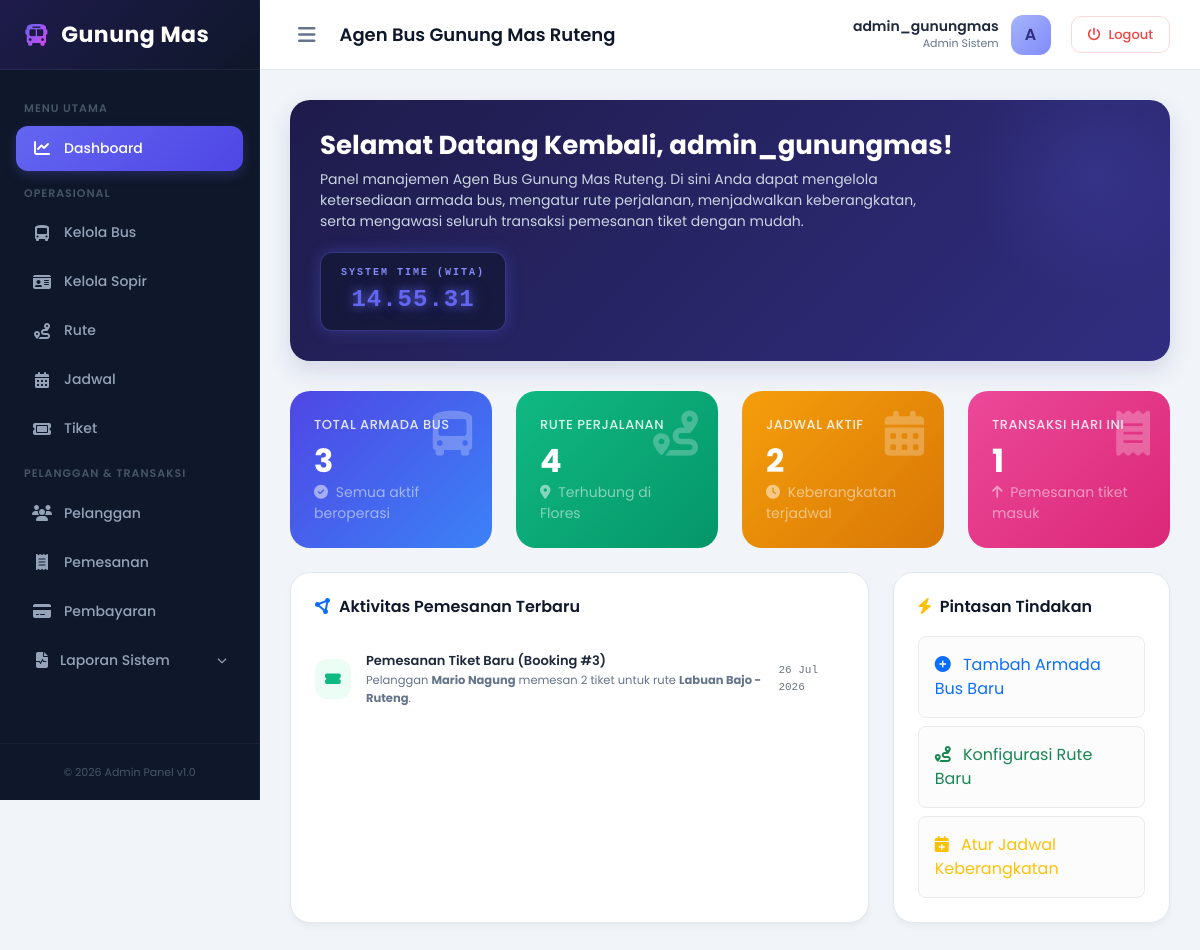
The app's page /dashboard/ (signed in) with its own data.
### core/models.py (models this page shows, shortened)
class Pemesanan(models.Model):
    id_pemesanan = models.AutoField(primary_key=True)
    pelanggan = models.ForeignKey(Pelanggan, on_delete=models.CASCADE, db_column='id_pelanggan')
    tiket = models.ForeignKey(Tiket, on_delete=models.CASCADE, db_column='id_tiket')
    tanggal_pesan = models.DateField(auto_now_add=True)
    jumlah_tiket = models.IntegerField(default=1)
    bagasi = models.IntegerField(default=0) # Berat dalam Kg atau status bagasi
    nomor_kursi = models.CharField(max_length=50, blank=True, null=True)

class Pelanggan(models.Model):
    id_pelanggan = models.AutoField(primary_key=True)
    nama_pelanggan = models.CharField(max_length=100)
    jenis_kelamin = models.CharField(max_length=15)
    alamat = models.TextField()
    nomor_telpon = models.CharField(max_length=15)
    email = models.EmailField(max_length=100, unique=True, null=True, blank=True)
    password = models.CharField(max_length=255, null=True, blank=True)

class Tiket(models.Model):
    id_tiket = models.AutoField(primary_key=True)
    jadwal = models.ForeignKey(Jadwal, on_delete=models.CASCADE, db_column='id_jadwal')
    harga_tiket = models.DecimalField(max_digits=10, decimal_places=0) # Contoh: 180000
    status = models.CharField(max_length=20, default='Tersedia') # Tersedia, Habis

class Jadwal(models.Model):
    id_jadwal = models.AutoField(primary_key=True)
    bus = models.ForeignKey(Bus, on_delete=models.CASCADE, db_column='id_bus')
    rute = models.ForeignKey(Rute, on_delete=models.CASCADE, db_column='id_rute')
    tanggal_berangkat = models.DateField()
    jam_berangkat = models.TimeField()
    jam_tiba = models.TimeField()

class Rute(models.Model):
    id_rute = models.AutoField(primary_key=True)
    kota_asal = models.CharField(max_length=50)
    kota_tujuan = models.CharField(max_length=50)
    jarak = models.CharField(max_length=20, blank=True, null=True)

### core/views.py (the view)
# urls.py: path('dashboard/', views.dashboard_view, name='dashboard'),
def dashboard_view(request):
    if 'admin_id' not in request.session:
        messages.error(request, "Silakan login terlebih dahulu!")
        return redirect('login')
    import datetime
    total_bus = Bus.objects.count()
    total_rute = Rute.objects.count()
    total_jadwal = Jadwal.objects.count()
    total_pemesanan_hari_ini = Pemesanan.objects.filter(tanggal_pesan=datetime.date.today()).count()
    pemesanan_terbaru = Pemesanan.objects.all().select_related('pelanggan', 'tiket__jadwal__rute', 'tiket__jadwal__bus').order_by('-id_pemesanan')[:5]
    context = {
        'username': request.session.get('admin_username'),
        'total_bus': total_bus,
        'total_rute': total_rute,
        'total_jadwal': total_jadwal,
        'total_pemesanan_hari_ini': total_pemesanan_hari_ini,
        'pemesanan_terbaru': pemesanan_terbaru,
    }
    return render(request, 'core/dashboard.html', context)

### core/templates/core/dashboard.html (shortened to what this page needs)
{% extends 'core/base_dashboard.html' %}
{% load humanize %}
{% block content %}
<div class="welcome-banner">
    <div>
        <h2 class="welcome-title">Selamat Datang Kembali, {% if request.session.admin_username %}{{ request.session.admin_username }}{% else %}Admin{% endif %}!</h2>
        <p class="welcome-text">
            Panel manajemen Agen Bus Gunung Mas Ruteng. Di sini Anda dapat mengelola ketersediaan armada bus, mengatur rute perjalanan, menjadwalkan keberangkatan, serta mengawasi seluruh transaksi pemesanan tiket dengan mudah.
        </p>
    </div>
    <div class="tech-clock-container">
        <div class="tech-clock-label">SYSTEM TIME (WITA)</div>
        <div id="jam-digital-futuristik" class="tech-clock-time">00:00:00</div>
    </div>
</div>
<div class="row g-4 mb-4">
    <div class="col-xl-3 col-md-6">
        <div class="metric-card card-bus">
            <i class="fa-solid fa-bus-simple metric-icon"></i>
            <div class="metric-label">Total Armada Bus</div>
            <div>
                <h3 class="metric-value">{{ total_bus }}</h3>
                <div class="small text-white-50"><i class="fa-solid fa-check-circle me-1"></i> Semua aktif beroperasi</div>
            </div>
        </div>
    </div>
    <div class="col-xl-3 col-md-6">
        <div class="metric-card card-route">
            <i class="fa-solid fa-route metric-icon"></i>
            <div class="metric-label">Rute Perjalanan</div>
            <div>
                <h3 class="metric-value">{{ total_rute }}</h3>
                <div class="small text-white-50"><i class="fa-solid fa-location-dot me-1"></i> Terhubung di Flores</div>
            </div>
        </div>
    </div>
    <div class="col-xl-3 col-md-6">
        <div class="metric-card card-schedule">
            <i class="fa-solid fa-calendar-days metric-icon"></i>
            <div class="metric-label">Jadwal Aktif</div>
            <div>
                <h3 class="metric-value">{{ total_jadwal }}</h3>
                <div class="small text-white-50"><i class="fa-solid fa-clock me-1"></i> Keberangkatan terjadwal</div>
            </div>
        </div>
    </div>
    <div class="col-xl-3 col-md-6">
        <div class="metric-card card-booking">
            <i class="fa-solid fa-receipt metric-icon"></i>
            <div class="metric-label">Transaksi Hari Ini</div>
            <div>
                <h3 class="metric-value">{{ total_pemesanan_hari_ini }}</h3>
                <div class="small text-white-50"><i class="fa-solid fa-arrow-up me-1"></i> Pemesanan tiket masuk</div>
            </div>
        </div>
    </div>
</div>
<div class="row g-4">
    <div class="col-lg-8">
        <div class="recent-activity-card">
            <h6 class="section-title">
                <i class="fa-solid fa-circle-nodes text-primary"></i> Aktivitas Pemesanan Terbaru
            </h6>
            <ul class="activity-list">
                {% if pemesanan_terbaru %}
                    {% for pesan in pemesanan_terbaru %}
                        <li class="activity-item">
                            <div class="activity-icon bg-light-green">
                                <i class="fa-solid fa-ticket-simple"></i>
                            </div>
                            <div class="activity-details">
                                <p class="activity-title">Pemesanan Tiket Baru (Booking #{{ pesan.id_pemesanan }})</p>
                                <p class="activity-desc">
                                    Pelanggan <strong>{{ pesan.pelanggan.nama_pelanggan }}</strong> memesan {{ pesan.jumlah_tiket }} tiket untuk rute
                                    <strong>{{ pesan.tiket.jadwal.rute.kota_asal }} - {{ pesan.tiket.jadwal.rute.kota_tujuan }}</strong>.
                                </p>
                            </div>
                            <span class="activity-time font-monospace text-secondary">{{ pesan.tanggal_pesan|date:"d M Y" }}</span>
                        </li>
                    {% endfor %}
                {% endif %}
            </ul>
        </div>
    </div>
    <div class="col-lg-4">
        <div class="recent-activity-card">
            <h6 class="section-title">
                <i class="fa-solid fa-bolt text-warning"></i> Pintasan Tindakan
            </h6>
            <div class="d-grid gap-2">
                <a href="{% url 'bus_add' %}" class="btn btn-outline-primary text-start p-3 border-light-subtle bg-light-subtle rounded-3 transition">
                    <i class="fa-solid fa-circle-plus me-2"></i> Tambah Armada Bus Baru
                </a>
                <a href="{% url 'rute_add' %}" class="btn btn-outline-success text-start p-3 border-light-subtle bg-light-subtle rounded-3 transition">
                    <i class="fa-solid fa-route me-2"></i> Konfigurasi Rute Baru
                </a>
                <a href="{% url 'jadwal_add' %}" class="btn btn-outline-warning text-start p-3 border-light-subtle bg-light-subtle rounded-3 transition">
                    <i class="fa-solid fa-calendar-plus me-2"></i> Atur Jadwal Keberangkatan
                </a>
            </div>
        </div>
    </div>
</div>
{% endblock %}

### core/templates/core/base_dashboard.html (style rules this page uses)
:root { --sidebar-width: 260px; --navbar-height: 70px; --primary-color: #4f46e5; --primary-hover: #4338ca; --dark-navy: #0f172a; --slate-gray: #f8fafc; --border-color: #e2e8f0; }
body { font-family: 'Poppins', sans-serif; background-color: #f1f5f9; color: #1e293b; min-height: 100vh; overflow-x: hidden; }

### core/templates/core/dashboard.html (style rules this page uses)
.welcome-banner { background: linear-gradient(135deg, #1e1b4b 0%, #312e81 100%); border-radius: 20px; padding: 30px; color: #ffffff; margin-bottom: 30px; box-shadow: 0 10px 25px rgba(49, 46, 129, 0.15); position: relative; overflow: hidden; animation: fadeInUp 0.6s ease-out forwards; display: flex; justify-content: space-between; align-items: center; flex-wrap: wrap; gap: 20px; }
.welcome-banner::after { content: ''; position: absolute; width: 250px; height: 250px; background: radial-gradient(circle, rgba(99, 102, 241, 0.15) 0%, rgba(99, 102, 241, 0) 70%); top: -50px; right: -50px; border-radius: 50%; }
.welcome-title { font-weight: 700; font-size: 26px; margin-bottom: 8px; }
.welcome-text { color: #cbd5e1; font-size: 14px; max-width: 600px; margin-bottom: 0; }
.metric-card { border: none; border-radius: 20px; padding: 24px; color: #ffffff; transition: all 0.3s cubic-bezier(0.4, 0, 0.2, 1); position: relative; overflow: hidden; min-height: 140px; display: flex; flex-direction: column; justify-content: space-between; animation: fadeInUp 0.8s ease-out forwards; }
.card-bus { background: linear-gradient(135deg, #4f46e5 0%, #3b82f6 100%); }
.card-route { background: linear-gradient(135deg, #10b981 0%, #059669 100%); }
.card-schedule { background: linear-gradient(135deg, #f59e0b 0%, #d97706 100%); }
.card-booking { background: linear-gradient(135deg, #ec4899 0%, #db2777 100%); }
.metric-icon { position: absolute; top: 20px; right: 20px; font-size: 45px; opacity: 0.25; transition: transform 0.3s ease; }
.metric-value { font-size: 32px; font-weight: 700; margin: 10px 0 5px 0; line-height: 1; }
.metric-label { font-size: 13px; font-weight: 500; color: rgba(255, 255, 255, 0.85); text-transform: uppercase; letter-spacing: 0.5px; }
.recent-activity-card { background-color: #ffffff; border-radius: 20px; border: 1px solid #e2e8f0; padding: 24px; height: 100%; box-shadow: 0 4px 6px -1px rgba(0, 0, 0, 0.05); }
.section-title { font-size: 16px; font-weight: 600; color: #0f172a; margin-bottom: 20px; display: flex; align-items: center; gap: 8px; }
.activity-list { list-style: none; padding: 0; margin: 0; }
.activity-item { display: flex; align-items: center; gap: 15px; padding: 15px 0; border-bottom: 1px solid #f1f5f9; }
.activity-item:last-child { border-bottom: none; padding-bottom: 0; }
.activity-icon { width: 40px; height: 40px; border-radius: 12px; display: flex; align-items: center; justify-content: center; font-size: 14px; }
.bg-light-green { background-color: #ecfdf5; color: #10b981; }
.activity-details { flex-grow: 1; }
.activity-title { font-size: 13px; font-weight: 600; color: #1e293b; margin: 0; }
.activity-desc { font-size: 11.5px; color: #64748b; margin: 2px 0 0 0; }
.activity-time { font-size: 11px; color: #94a3b8; font-weight: 500; }
.tech-clock-container { background: rgba(15, 23, 42, 0.6); border: 1px solid rgba(99, 102, 241, 0.4); border-radius: 12px; padding: 12px 20px; box-shadow: 0 0 15px rgba(99, 102, 241, 0.3); text-align: center; font-family: 'Courier New', Courier, monospace; min-width: 180px; z-index: 2; }
.tech-clock-label { font-size: 10px; letter-spacing: 2px; color: #818cf8; font-weight: bold; margin-bottom: 2px; }
.tech-clock-time { font-size: 24px; font-weight: 700; color: #6366f1; text-shadow: 0 0 10px rgba(99, 102, 241, 0.8), 0 0 20px rgba(99, 102, 241, 0.4); letter-spacing: 1px; }

### records on screen
Pemesanan: id_pemesanan "3", pelanggan.nama_pelanggan "Mario Nagung", jumlah_tiket "2", tiket.jadwal.rute.kota_asal "Labuan Bajo", tiket.jadwal.rute.kota_tujuan "Ruteng", tanggal_pesan "26 Jul 2026"

### other values on screen
{{ request.session.admin_username }} "admin_gunungmas"
{{ request.session.admin_username|slice:":1"|upper }} "A"
{{ total_bus }} "3"
{{ total_rute }} "4"
{{ total_jadwal }} "2"
{{ total_pemesanan_hari_ini }} "1"
